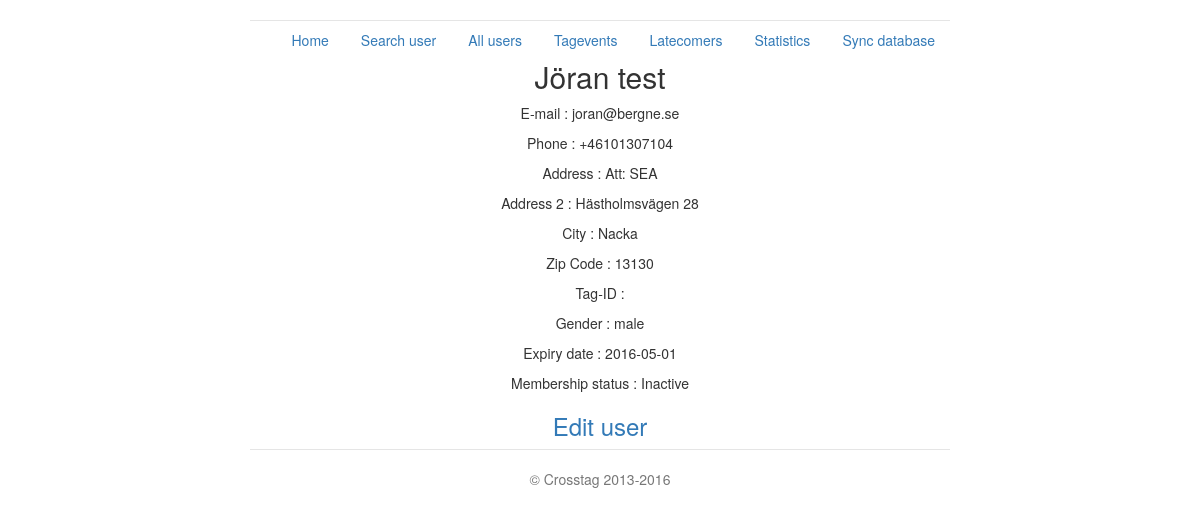
/user_page/3, run on an earlier commit of the app's database.
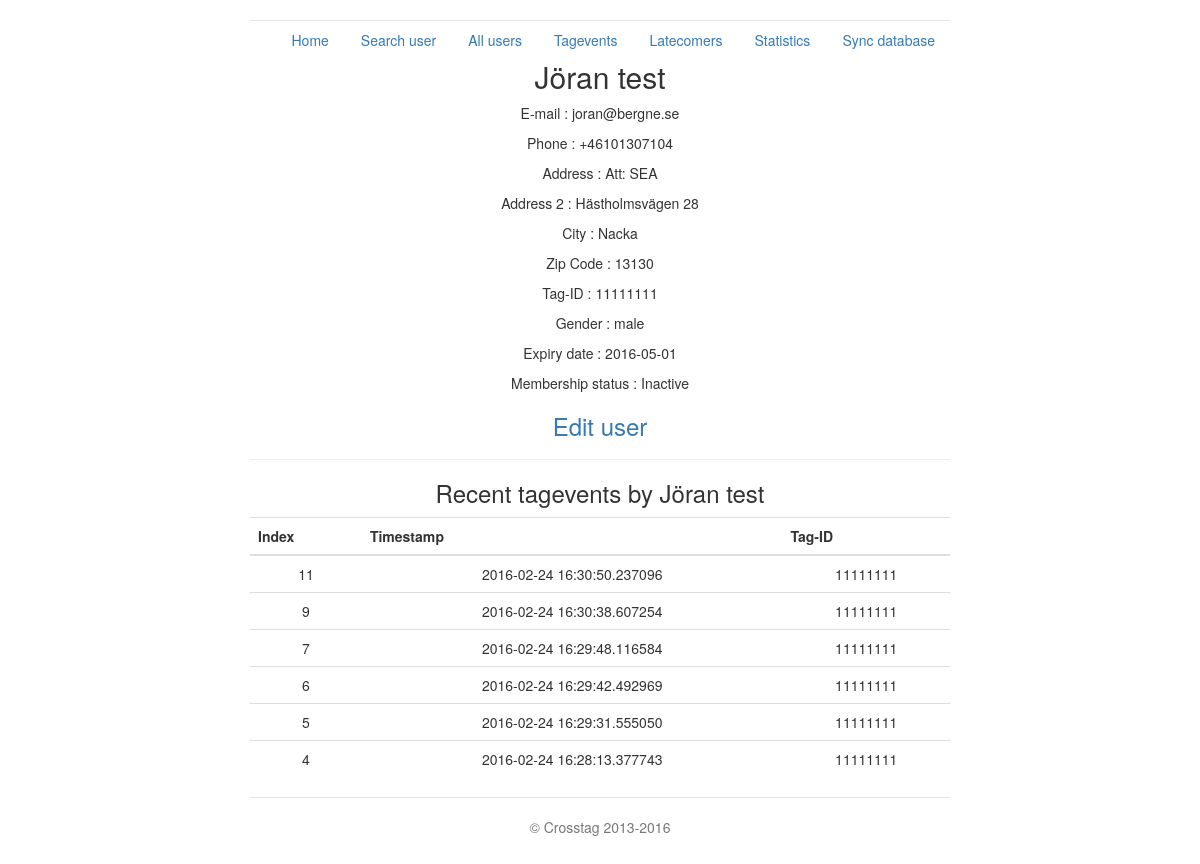
And on a later commit of the database.
### crosstag_server.py (models this page shows, shortened)
class User(db.Model):
    index = db.Column(db.Integer, primary_key=True)
    fortnox_id = db.Column(db.Integer)
    name = db.Column(db.String(80))
    email = db.Column(db.String(120))
    phone = db.Column(db.String(20))
    address = db.Column(db.String(50))
    address2 = db.Column(db.String(50))
    city = db.Column(db.String(120))
    zip_code = db.Column(db.Integer)
    tag_id = db.Column(db.String(20))
    gender = db.Column(db.String(10))
    ssn = db.Column(db.String(13))
    expiry_date = db.Column(db.Date)
    create_date = db.Column(db.Date)
    status = db.Column(db.String(50))
    def dict(self):
        return {'index': self.index, 'name': self.name,
                'email': self.email, 'tag_id': self.tag_id,
                'phone': self.phone, 'address': self.address,
                'address2': self.address2, 'city': self.city,
                'zip_code': self.zip_code, 'fortnox_id': self.fortnox_id,
                'expiry_date': str(self.expiry_date),
                'create_date': str(self.create_date),
                'ssn': self.ssn,
                'gender': self.gender,
                'status': self.status
                }

class Tagevent(db.Model):
    index = db.Column(db.Integer, primary_key=True)
    tag_id = db.Column(db.String(20))
    timestamp = db.Column(db.DateTime)
    uid = db.Column(db.Integer, db.ForeignKey('user.index'))
    def dict(self):
        return {'index': self.index, 'timestamp': str(self.timestamp),
                'tag_id': self.tag_id, 'uid': self.uid}

### crosstag_server.py (the view)
@app.route('/user_page/<user_index>', methods=['GET', 'POST'])
def user_page(user_index=None):
    user = User.query.filter_by(index=user_index).first()
    if user is None:
        return "No user Found"
    else:
        tagevents = get_tagevents_user_dict(user_index)
        return render_template('user_page.html',
                               title='User Page',
                               data=user.dict(),
                               tags=tagevents)

### crosstag_server.py (called while the page is built)
@app.route('/crosstag/v1.0/get_tag/<user_index>', methods=['GET'])
def get_tag(user_index):
    user = User.query.filter_by(index=user_index).first()
    return str(user.tag_id)

@app.route('/crosstag/v1.0/get_tagevents_user_dict/<user_index>',
           methods=['GET'])
def get_tagevents_user_dict(user_index):
    tag_id = get_tag(user_index)
    events = Tagevent.query.filter_by(tag_id=tag_id)[-20:]
    ret = []
    for hit in events:
        js = hit.dict()
        ret.append(js)
    ret.reverse()
    return ret

### templates/user_page.html
{% extends "base.html" %}
{% block content %}
<h2>{{data.name}}</h2>
    <p>E-mail : {{ data.email }}</p>
    <p>Phone : {{ data.phone }}</p>
    <p>Address : {{ data.address }}</p>
    {% if data.address2 %}
    <p>Address 2 : {{ data.address2 }}</p>
    {% endif %}
    <p>City : {{ data.city }}</p>
    <p>Zip Code : {{ data.zip_code }}</p>
    <p>Tag-ID : {{ data.tag_id }}</p>
    <p>Gender : {{ data.gender }}</p>
    <p>Expiry date : {{ data.expiry_date }}</p>
    <p>Membership status : {{ data.status }}</p>
    <h3><a href='/edit_user/{{data.index}}'>Edit user</a></h3>
{% if tags %}
    <hr>
<h3>Recent tagevents by {{ data.name }}</h3>
    <table class="table table-hover">
    <tbody>
        <thead>
            <tr>
                <th>Index</th> <th>Timestamp</th><th>Tag-ID</th>
            </tr>
        </thead>
                {% for tag in tags %}
                <tr>
                    <td>{{tag.index}}</td> <td>{{tag.timestamp}}</td> <td>{{tag.tag_id}}</td>
                </tr>
                {% endfor %}
    </tbody>
    </table>
{% endif %}
{% endblock %}

What changed in the data, as far as the page shows it:
changed User "Jöran test": tag_id (not shown) → "11111111"; name (not shown) → "Jöran test"
added Tagevent: index "11", timestamp "2016-02-24 16:30:50.237096", tag_id "11111111"
added Tagevent: index "9", timestamp "2016-02-24 16:30:38.607254", tag_id "11111111"
added Tagevent: index "7", timestamp "2016-02-24 16:29:48.116584", tag_id "11111111"
added Tagevent: index "6", timestamp "2016-02-24 16:29:42.492969", tag_id "11111111"
added Tagevent: index "5", timestamp "2016-02-24 16:29:31.555050", tag_id "11111111"
added Tagevent: index "4", timestamp "2016-02-24 16:28:13.377743", tag_id "11111111"
Also different on the page:
text now shown: "Recent tagevents by Index Timestamp Tag-ID"
